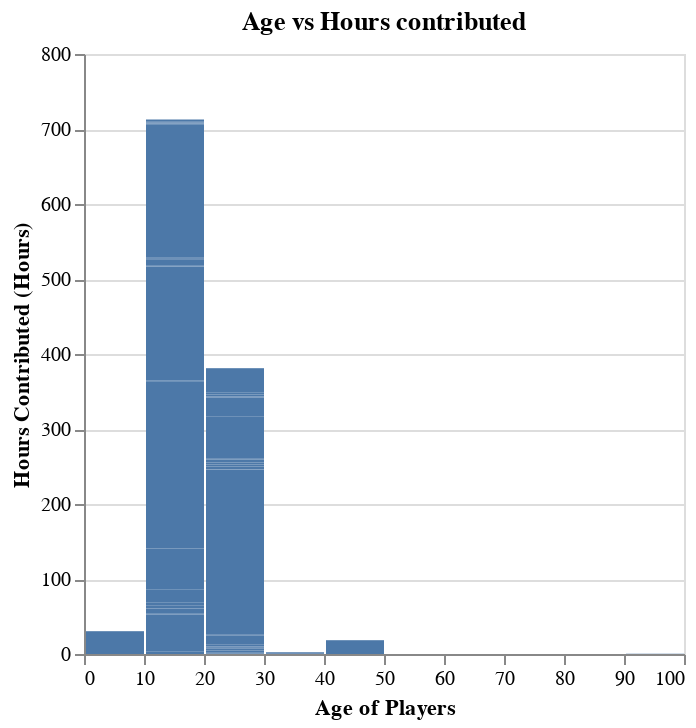

Source (notebook cell):
### Code cell
players_age=alt.Chart(players, title= 'Age vs Hours contributed').mark_bar().encode(
    x=alt.X('age:Q').title('Age of Players').bin(maxbins=10).scale(zero=False),
    y=alt.Y ('played_hours:Q').title('Hours Contributed (Hours)').scale(zero=False),
)
players_age

### Figure 1 — Vega specification as saved in the notebook (floating-point values rounded to 4 significant figures; data arrays with more than 128 entries replaced by an {"elided": "..."} marker saying what was removed)
{"$schema": "https://vega.github.io/schema/vega/v5.json", "data": [{"name": "source_0", "values": {"elided": "196 records"}}], "signals": [{"name": "bin_maxbins_10_age_bins", "value": {"fields": ["age"], "fname": "bin_age", "start": 0.0, "step": 10.0, "stop": 100.0}}], "marks": [{"type": "rect", "name": "marks", "from": {"data": "source_0"}, "encode": {"update": {"x2": {"field": "bin_maxbins_10_age", "scale": "x", "offset": {"signal": "0.5 + (abs(scale(\"x\", datum[\"bin_maxbins_10_age_end\"]) - scale(\"x\", datum[\"bin_maxbins_10_age\"])) < 0.25 ? -0.5 * (0.25 - (abs(scale(\"x\", datum[\"bin_maxbins_10_age_end\"]) - scale(\"x\", datum[\"bin_maxbins_10_age\"])))) : 0.5)"}}, "y2": {"field": "played_hours_start", "scale": "y"}, "x": {"field": "bin_maxbins_10_age_end", "scale": "x", "offset": {"signal": "0.5 + (abs(scale(\"x\", datum[\"bin_maxbins_10_age_end\"]) - scale(\"x\", datum[\"bin_maxbins_10_age\"])) < 0.25 ? 0.5 * (0.25 - (abs(scale(\"x\", datum[\"bin_maxbins_10_age_end\"]) - scale(\"x\", datum[\"bin_maxbins_10_age\"])))) : -0.5)"}}, "fill": {"value": "#4c78a8"}, "y": {"field": "played_hours_end", "scale": "y"}}}, "style": ["bar"]}], "scales": [{"name": "x", "type": "linear", "domain": {"signal": "[bin_maxbins_10_age_bins.start, bin_maxbins_10_age_bins.stop]"}, "range": [0, {"signal": "width"}], "bins": {"signal": "bin_maxbins_10_age_bins"}, "zero": false}, {"name": "y", "type": "linear", "domain": {"data": "source_0", "fields": ["played_hours_start", "played_hours_end"]}, "range": [{"signal": "height"}, 0], "zero": false, "nice": true}], "axes": [{"scale": "y", "orient": "left", "gridScale": "x", "labels": false, "domain": false, "minExtent": 0, "ticks": false, "tickCount": {"signal": "ceil(height/40)"}, "zindex": 0, "grid": true, "aria": false, "maxExtent": 0}, {"scale": "x", "labelOverlap": true, "grid": false, "labelFlush": true, "zindex": 0, "orient": "bottom", "title": "Age of Players", "tickCount": {"signal": "ceil(width/10)"}}, {"scale": "y", "grid": false, "orient": "left", "zindex": 0, "tickCount": {"signal": "ceil(height/40)"}, "title": "Hours Contributed (Hours)", "labelOverlap": true}], "title": {"text": "Age vs Hours contributed", "frame": "group"}, "width": 300, "height": 300, "background": "white", "padding": 5, "style": "cell"}
